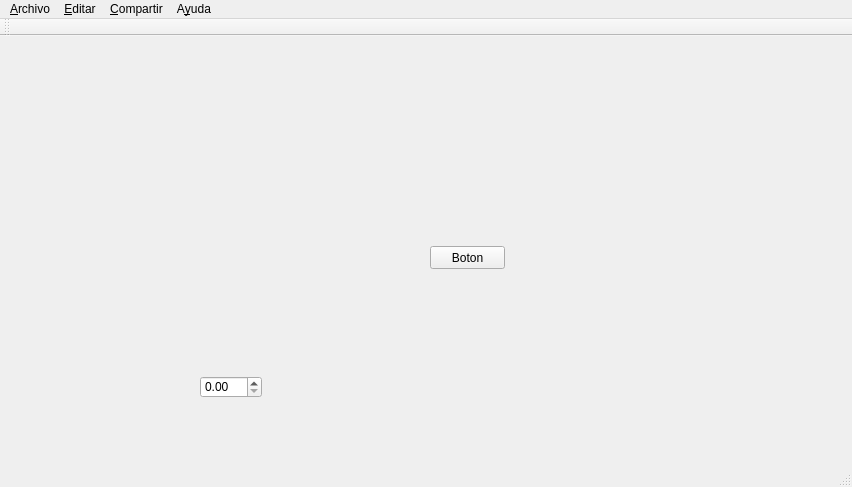
<?xml version="1.0" encoding="UTF-8"?>
<ui version="4.0">
 <class>scrutch</class>
 <widget class="QMainWindow" name="scrutch">
  <property name="geometry">
   <rect>
    <x>0</x>
    <y>0</y>
    <width>852</width>
    <height>487</height>
   </rect>
  </property>
  <property name="windowTitle">
   <string>scrutch</string>
  </property>
  <widget class="QWidget" name="centralWidget">
   <widget class="QLabel" name="label">
    <property name="geometry">
     <rect>
      <x>230</x>
      <y>160</y>
      <width>111</width>
      <height>121</height>
     </rect>
    </property>
    <property name="text">
     <string/>
    </property>
   </widget>
   <widget class="QPushButton" name="pushButton">
    <property name="geometry">
     <rect>
      <x>430</x>
      <y>210</y>
      <width>75</width>
      <height>23</height>
     </rect>
    </property>
    <property name="text">
     <string>Boton</string>
    </property>
   </widget>
   <widget class="QDoubleSpinBox" name="doubleSpinBox">
    <property name="geometry">
     <rect>
      <x>200</x>
      <y>340</y>
      <width>62</width>
      <height>22</height>
     </rect>
    </property>
   </widget>
  </widget>
  <widget class="QMenuBar" name="menuBar">
   <property name="geometry">
    <rect>
     <x>0</x>
     <y>0</y>
     <width>852</width>
     <height>21</height>
    </rect>
   </property>
   <widget class="QMenu" name="menu_Archivo">
    <property name="title">
     <string>&amp;Archivo</string>
    </property>
    <addaction name="action_Nuevo"/>
    <addaction name="action_Abrir"/>
    <addaction name="action_Guardar"/>
    <addaction name="actionGuardar_Como"/>
    <addaction name="action_Notas_de_Proyecto"/>
    <addaction name="actionA_bandonar"/>
   </widget>
   <widget class="QMenu" name="menu_Editar">
    <property name="title">
     <string>&amp;Editar</string>
    </property>
   </widget>
   <widget class="QMenu" name="menu_Compartir">
    <property name="title">
     <string>&amp;Compartir</string>
    </property>
    <addaction name="action_Compartir_en_linea"/>
    <addaction name="action_Ir_al_Sitio_Web_de_Scratch"/>
   </widget>
   <widget class="QMenu" name="menuA_yuda">
    <property name="title">
     <string>A&amp;yuda</string>
    </property>
    <addaction name="action_Pagina_de_Ayuda"/>
    <addaction name="action_Acerca_de_Scratch"/>
   </widget>
   <addaction name="menu_Archivo"/>
   <addaction name="menu_Editar"/>
   <addaction name="menu_Compartir"/>
   <addaction name="menuA_yuda"/>
  </widget>
  <widget class="QToolBar" name="mainToolBar">
   <attribute name="toolBarArea">
    <enum>TopToolBarArea</enum>
   </attribute>
   <attribute name="toolBarBreak">
    <bool>false</bool>
   </attribute>
  </widget>
  <widget class="QStatusBar" name="statusBar"/>
  <action name="action_Nuevo">
   <property name="text">
    <string>&amp;Nuevo</string>
   </property>
  </action>
  <action name="action_Abrir">
   <property name="text">
    <string>&amp;Abrir</string>
   </property>
  </action>
  <action name="action_Guardar">
   <property name="text">
    <string>&amp;Guardar</string>
   </property>
  </action>
  <action name="actionGuardar_Como">
   <property name="text">
    <string>Guardar &amp;Como</string>
   </property>
  </action>
  <action name="action_Notas_de_Proyecto">
   <property name="text">
    <string>&amp;Notas de Proyecto</string>
   </property>
  </action>
  <action name="actionA_bandonar">
   <property name="text">
    <string>A&amp;bandonar</string>
   </property>
  </action>
  <action name="action_Compartir_en_linea">
   <property name="text">
    <string>&amp;Compartir en linea</string>
   </property>
  </action>
  <action name="action_Ir_al_Sitio_Web_de_Scratch">
   <property name="text">
    <string>&amp;Ir al Sitio Web de Scratch</string>
   </property>
  </action>
  <action name="action_Pagina_de_Ayuda">
   <property name="text">
    <string>&amp;Pagina de Ayuda</string>
   </property>
  </action>
  <action name="action_Acerca_de_Scratch">
   <property name="text">
    <string>&amp;Acerca de Scratch</string>
   </property>
  </action>
 </widget>
 <layoutdefault spacing="6" margin="11"/>
 <resources/>
 <connections/>
</ui>
